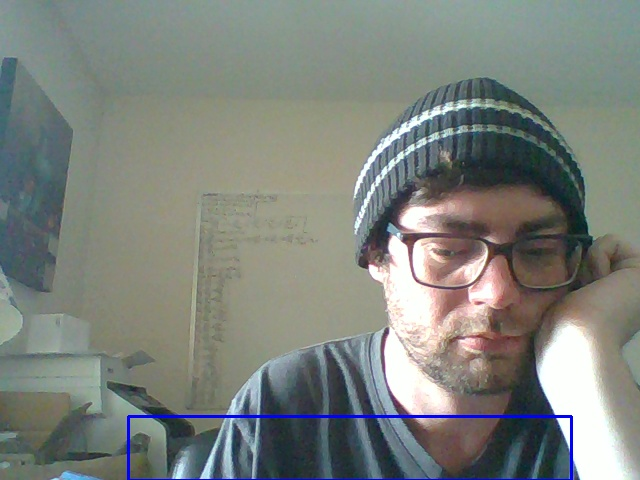
#> input picture software/h.jpg, 640 x 480 px, given in place of the camera
$ python test.py
#> lines starting #> are read from the running program, lines starting #| are printed output that depends on the picture; after the words box and inside, x2 and y2 are one past the last pixel; in counts of white or black regions, pixels touching at a corner belong together
import numpy as np
import cv2

cap = cv2.VideoCapture(0)

# Take first frame of the video.
ret, frame = cap.read()
#> frame is the input picture: shape (480, 640, 3); mean B, G, R 125.2, 130.9, 125.6

# Setup initial location of window.
# TODO: configure this dynamically to be the center of the screen.
r, h, c, w = 250, 90, 400, 125  # Simply hardcoded the values.
track_window = (c, r, w, h)

# Set up the ROI for tracking.
roi = frame[r:r+h, c:c+w]
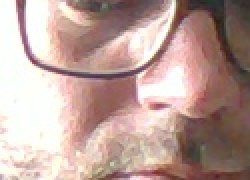
#> roi: shape (90, 125, 3) (shown 2 times larger); mean B, G, R 153.4, 160.5, 187.4
hsv_roi =  cv2.cvtColor(frame, cv2.COLOR_BGR2HSV)
#> hsv_roi: shape (480, 640, 3); mean H, S, V 60, 42.2, 137.3
mask = cv2.inRange(hsv_roi, np.array((0., 60., 32.)), np.array((180., 255., 255.)))
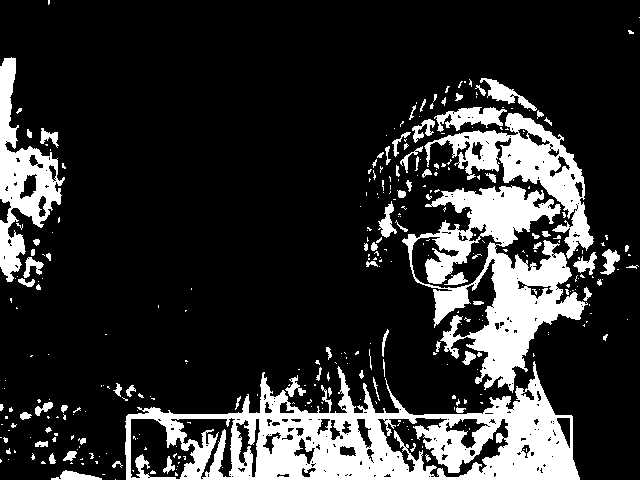
#> mask: shape (480, 640); 18.9% white; 331 white regions (250 under 20 px), largest, box (x1, y1, x2, y2) and area: (125, 361, 580, 480) 23374, (402, 185, 588, 393) 14932, (424, 113, 594, 259) 6693
roi_hist = cv2.calcHist([hsv_roi], [0], mask, [180], [0,180])
#> roi_hist = 180 values, max 2443 at index 101, min 4 at index 49, mean 322.2
cv2.normalize(roi_hist, roi_hist, 0, 255, cv2.NORM_MINMAX)

# Setup the termination criteria, either 10 iteration or move by atleast 1 pt.
term_crit = (cv2.TERM_CRITERIA_EPS | cv2.TERM_CRITERIA_COUNT, 10, 1)

while(1):
    ret, frame = cap.read()

    if ret == True:
        hsv = cv2.cvtColor(frame, cv2.COLOR_BGR2HSV)
        dst = cv2.calcBackProject([hsv], [0], roi_hist, [0, 180], 1)
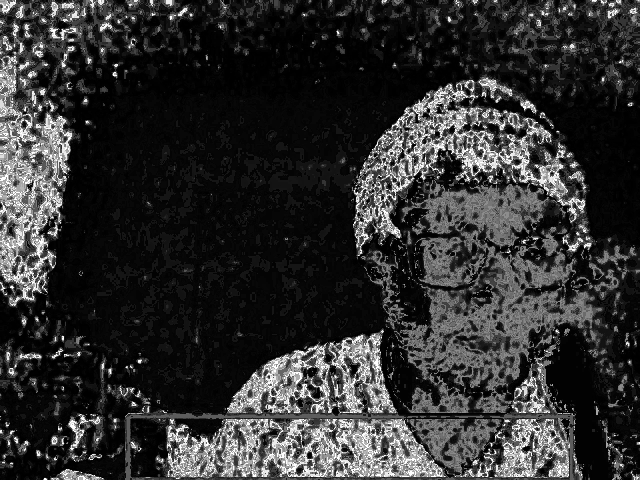
#> dst: shape (480, 640); min 0, max 255, mean 48

        # Apply camshift to get the new location.
        ret, track_window = cv2.CamShift(dst, track_window, term_crit)
#> ret = ((488.5, 303), (124.1, 161.9), 85.33); track_window = (407, 240, 163, 126)

        # Draw it on image.
        x, y, w, h = track_window
#> x = 407; y = 240; w = 163; h = 126
        img2 = cv2.rectangle(frame, (x, y), (x + w, y + h), 255, 2)
        cv2.imshow('img2', img2)

        k = cv2.waitKey(60) & 0xff
#> (key Esc is pressed here)
        if k == 27:
            break
        else:
            cv2.imwrite(chr(k) + ".jpg", img2)

    else:
        break

cv2.destroyAllWindows()
cap.release()

$ run again, on software/q.jpg
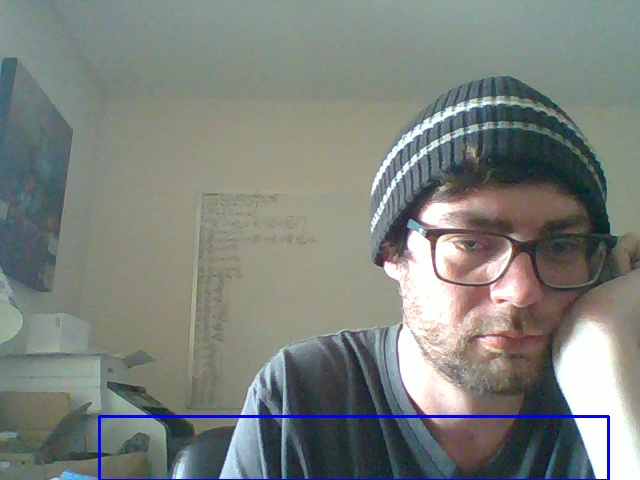
#> input picture software/q.jpg, 640 x 480 px, given in place of the camera
#> frame is the input picture: shape (480, 640, 3); mean B, G, R 125.1, 130.3, 124.8
#> hsv_roi: shape (480, 640, 3); mean H, S, V 61.4, 42.7, 136.8
#> `mask = cv2.inRange(hsv_roi, np.array((0., 60., 32.)), np.array((180., ..`:
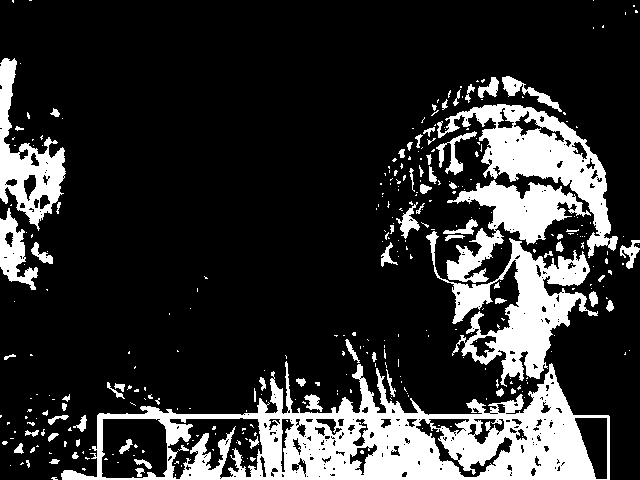
#> mask: shape (480, 640); 19.4% white; 337 white regions (264 under 20 px), largest, box (x1, y1, x2, y2) and area: (61, 361, 610, 480) 25673, (426, 231, 598, 387) 8550, (437, 104, 618, 258) 7964
#> roi_hist = 180 values, max 2452 at index 95, min 2 at index 145, mean 330.6
#> `dst = cv2.calcBackProject([hsv], [0], roi_hist, [0, 180], 1)`:
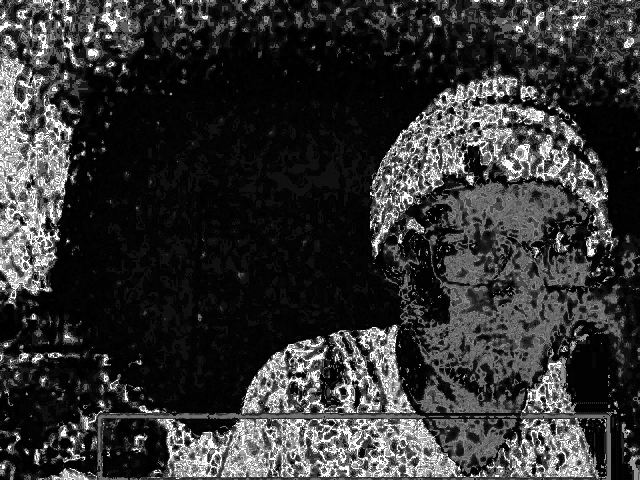
#> dst: shape (480, 640); min 0, max 255, mean 51.4
#> ret = ((503.5, 307), (125.8, 159.1), 80.29); track_window = (424, 244, 159, 126)
#> x = 424; y = 244; w = 159; h = 126
